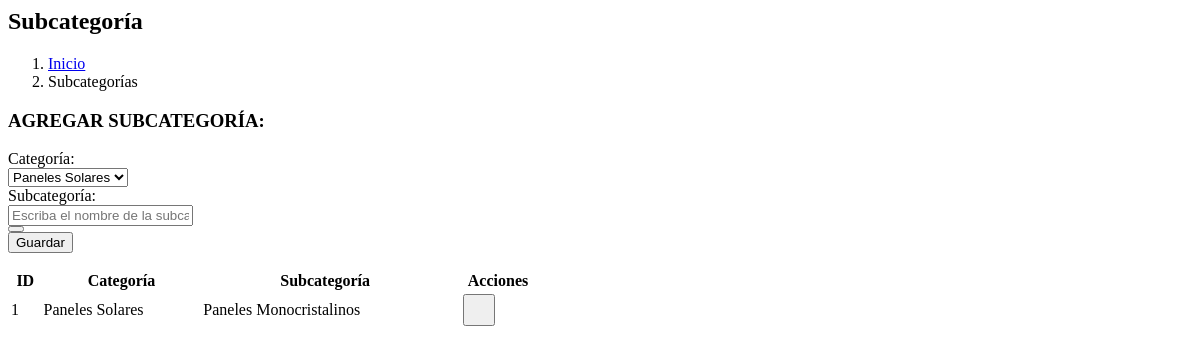
The page /administrador/subCategory.php on the database as committed earlier.
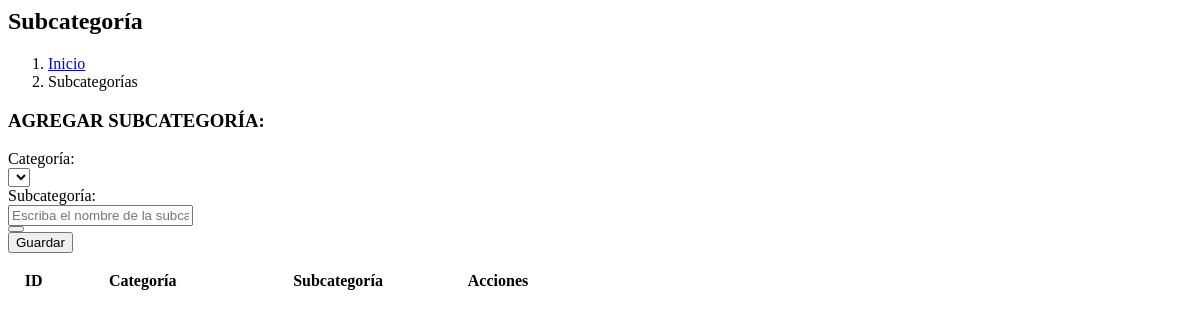
The same page on the database as committed later.
### tables this page shows
CREATE TABLE `subcategory` (
  `id` int(11) NOT NULL AUTO_INCREMENT,
  `id_category` int(11) NOT NULL,
  `subcategory` varchar(50) NOT NULL,
  `slug` varchar(120) NOT NULL,
  `updated_at` datetime DEFAULT NULL,
  PRIMARY KEY (`id`),
  UNIQUE KEY `subcategory_category_pair` (`id`,`id_category`),
  UNIQUE KEY `subcategory_category_slug_unique` (`id_category`,`slug`),
  UNIQUE KEY `subcategory_category_name_unique` (`id_category`,`subcategory`),
  KEY `id_category` (`id_category`),
  CONSTRAINT `subcategory_category_fk` FOREIGN KEY (`id_category`) REFERENCES `category` (`id`) ON UPDATE CASCADE
);

CREATE TABLE `category` (
  `id` int(11) NOT NULL AUTO_INCREMENT,
  `category` varchar(50) NOT NULL,
  `slug` varchar(120) NOT NULL,
  `updated_at` datetime DEFAULT NULL,
  PRIMARY KEY (`id`),
  UNIQUE KEY `category_slug_unique` (`slug`),
  UNIQUE KEY `category_name_unique` (`category`)
);

### administrador/subCategory.php (the view, shortened to what the changed rows need)
<?php
include("conection.php");
if (!function_exists('subcategoryHtml')) {
  function subcategoryHtml($text)
  {
    return htmlspecialchars((string) $text, ENT_QUOTES, 'UTF-8');
  }
}
?>
<div class="content-wrapper">
  <section class="content-header">
    <div class="container-fluid">
      <div class="row mb-2">
        <div class="col-sm-6">
          <h1 class="font-weight-bold">Subcategoría</h1>
        </div>
      </div>
    </div>
  </section>
  <section class="content">
    <div class="container-fluid">
      <div class="row">
        <div class="col-12">
          <div class="card card-success" id="cardSubCategory">
            <div class="card-body">
              <div class="row taxonomy-admin-row">
                <div class="col-lg-4">
                  <form class="form-horizontal" action="subCategoryEvalua.php" method="GET">
                    <div class="form-group">
                      <div class="col-sm-12">
                        <select name="category" id="selectCategory" class="form-control" required>
                          <?php
                          $queryCategory = "SELECT * FROM category";
                          $resultCategory = $conn->query($queryCategory);
                          while ($rowCategory = $resultCategory->fetch_assoc()) {
                          ?>
                            <option value="<?php echo $rowCategory['id'] ?>"><?php echo $rowCategory['category'] ?></option>
                          <?php
                          }
                          ?>
                        </select>
                      </div>
                    </div>
                  </form>
                </div>
                <div class="col-lg-8 admin-table-panel">
                  <div class="admin-table-scroll">
                  <table class="table table-sm  table-hover" id="tableSubcategory">
                    <thead>
                      <tr>
                        <th>ID</th>
                        <th>Categoría</th>
                        <th>Subcategoría</th>
                        <th class="col-actions">Acciones</th>
                      </tr>
                    </thead>
                    <tbody>
                      <?php
                      $query = "SELECT subcategory.id,subcategory.subcategory,category.category,category.id as idCategoria  FROM subcategory LEFT JOIN category ON subcategory.id_category = category.id";
                      $result = $conn->query($query);
                      while ($row = $result->fetch_assoc()) {
                      ?>
                        <tr>
                          <td><?php echo $row['id'] ?></td>
                          <td><?php echo subcategoryHtml($row['category']) ?></td>
                          <td><?php echo subcategoryHtml($row['subcategory']) ?></td>
                          <td class="col-actions">
                            <div class="taxonomy-actions">
                              <button type="button" onclick="dataEditSub(event)" id="<?php echo $row['id'] ?>" data-category="<?php echo $row['idCategoria'] ?>" data-subcategory="<?php echo subcategoryHtml($row['subcategory']) ?>" class="btn btn-sm btn-info" title="Editar" aria-label="Editar">
                              </button>
                              <a href="subCategoryEvalua.php?op=delete&idEdit=<?php echo $row['id'] ?>" onclick="deleteSubCategory(event)" class="btn btn-sm btn-danger" title="Eliminar" aria-label="Eliminar">
                              </a>
                            </div>
                          </td>
                        </tr>
                      <?php
                      }
                      ?>
                    </tbody>
                  </table>
                  </div>
                </div>
              </div>
            </div>
          </div>
        </div>
      </div>
    </div>
  </section>
</div>

Rows that differ between the two databases and show on the page:
removed subcategory: id "1", id_category.category "Paneles Solares", subcategory "Paneles Monocristalinos"
Other text that changed with them:
form field category: "Paneles Solares" → (not shown)
